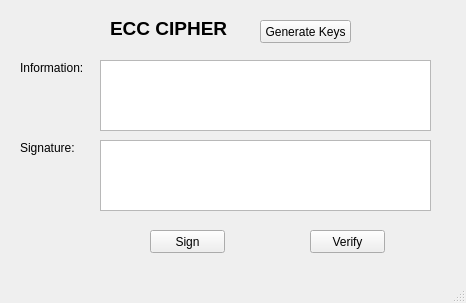
<?xml version="1.0" encoding="UTF-8"?>
<ui version="4.0">
 <class>MainWindow</class>
 <widget class="QMainWindow" name="MainWindow">
  <property name="geometry">
   <rect>
    <x>0</x>
    <y>0</y>
    <width>466</width>
    <height>303</height>
   </rect>
  </property>
  <property name="windowTitle">
   <string>MainWindow</string>
  </property>
  <widget class="QWidget" name="centralwidget">
   <widget class="QTextEdit" name="txt_info">
    <property name="geometry">
     <rect>
      <x>100</x>
      <y>60</y>
      <width>331</width>
      <height>71</height>
     </rect>
    </property>
   </widget>
   <widget class="QLabel" name="label">
    <property name="geometry">
     <rect>
      <x>110</x>
      <y>20</y>
      <width>131</width>
      <height>16</height>
     </rect>
    </property>
    <property name="font">
     <font>
      <pointsize>14</pointsize>
      <weight>75</weight>
      <bold>true</bold>
     </font>
    </property>
    <property name="text">
     <string>ECC CIPHER</string>
    </property>
   </widget>
   <widget class="QPushButton" name="btn_gen_keys">
    <property name="geometry">
     <rect>
      <x>260</x>
      <y>20</y>
      <width>91</width>
      <height>23</height>
     </rect>
    </property>
    <property name="text">
     <string>Generate Keys</string>
    </property>
   </widget>
   <widget class="QTextEdit" name="txt_sign">
    <property name="geometry">
     <rect>
      <x>100</x>
      <y>140</y>
      <width>331</width>
      <height>71</height>
     </rect>
    </property>
   </widget>
   <widget class="QLabel" name="label_5">
    <property name="geometry">
     <rect>
      <x>20</x>
      <y>140</y>
      <width>71</width>
      <height>16</height>
     </rect>
    </property>
    <property name="text">
     <string>&lt;html&gt;&lt;head/&gt;&lt;body&gt;&lt;p&gt;Signature:&lt;/p&gt;&lt;/body&gt;&lt;/html&gt;</string>
    </property>
   </widget>
   <widget class="QPushButton" name="btn_sign">
    <property name="geometry">
     <rect>
      <x>150</x>
      <y>230</y>
      <width>75</width>
      <height>23</height>
     </rect>
    </property>
    <property name="text">
     <string>Sign</string>
    </property>
   </widget>
   <widget class="QLabel" name="label_3">
    <property name="geometry">
     <rect>
      <x>20</x>
      <y>60</y>
      <width>71</width>
      <height>16</height>
     </rect>
    </property>
    <property name="text">
     <string>&lt;html&gt;&lt;head/&gt;&lt;body&gt;&lt;p&gt;Information:&lt;/p&gt;&lt;/body&gt;&lt;/html&gt;</string>
    </property>
   </widget>
   <widget class="QPushButton" name="btn_verify">
    <property name="geometry">
     <rect>
      <x>310</x>
      <y>230</y>
      <width>75</width>
      <height>23</height>
     </rect>
    </property>
    <property name="text">
     <string>Verify</string>
    </property>
   </widget>
  </widget>
  <widget class="QMenuBar" name="menubar">
   <property name="geometry">
    <rect>
     <x>0</x>
     <y>0</y>
     <width>466</width>
     <height>21</height>
    </rect>
   </property>
  </widget>
  <widget class="QStatusBar" name="statusbar"/>
 </widget>
 <resources/>
 <connections/>
</ui>
